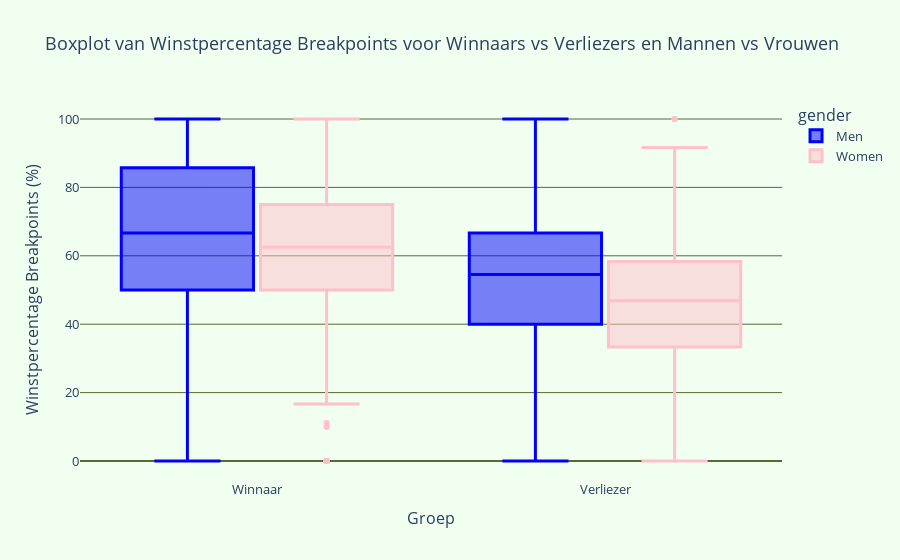

Notebook cell for this chart:
### Markdown cell above
#### Argument 2: Aantal breakpoints gewonnen

### Code cell
import pandas as pd
import plotly.express as px
import plotly.figure_factory as ff

# Laad het CSV-bestand
file_path = '../combined_cleaned_tennis_data.csv'
tennis_data = pd.read_csv(file_path)

# Converteer de relevante kolommen naar numeriek
tennis_data['w_bpSaved'] = pd.to_numeric(tennis_data['w_bpSaved'], errors='coerce')
tennis_data['w_bpFaced'] = pd.to_numeric(tennis_data['w_bpFaced'], errors='coerce')
tennis_data['l_bpSaved'] = pd.to_numeric(tennis_data['l_bpSaved'], errors='coerce')
tennis_data['l_bpFaced'] = pd.to_numeric(tennis_data['l_bpFaced'], errors='coerce')

# Bereken het percentage van gewonnen breakpoints
tennis_data['w_bpWinPercent'] = (tennis_data['w_bpSaved'] / tennis_data['w_bpFaced']) * 100
tennis_data['w_bpWinPercent'] = tennis_data['w_bpWinPercent'].round(2)
tennis_data['l_bpWinPercent'] = (tennis_data['l_bpSaved'] / tennis_data['l_bpFaced']) * 100
tennis_data['l_bpWinPercent'] = tennis_data['l_bpWinPercent'].round(2)


# Filter om te zorgen dat er geen negatieve waarden of NaN-waarden zijn
tennis_data_filtered = tennis_data[(tennis_data['w_bpWinPercent'].notna()) & (tennis_data['l_bpWinPercent'].notna()) & 
                                   (tennis_data['w_bpWinPercent'] >= 0) & (tennis_data['l_bpWinPercent'] >= 0)]

# Voeg een kolom toe om winnaar of verliezer aan te geven
winner_data = tennis_data_filtered.copy()
winner_data['result'] = 'Winnaar'
winner_data['bpWinPercent'] = winner_data['w_bpWinPercent']

loser_data = tennis_data_filtered.copy()
loser_data['result'] = 'Verliezer'
loser_data['bpWinPercent'] = loser_data['l_bpWinPercent']

# Combineer winnaars en verliezers data
combined_data = pd.concat([winner_data, loser_data])

# Zorg ervoor dat de categorieën van 'result' correct zijn
combined_data['result'] = pd.Categorical(combined_data['result'], categories=['Winnaar', 'Verliezer'])

# Interactieve boxplot met Plotly
fig = px.box(combined_data, x='result', y='bpWinPercent', color='gender', 
             title='Boxplot van Winstpercentage Breakpoints voor Winnaars vs Verliezers en Mannen vs Vrouwen',
             labels={'result': 'Groep', 'bpWinPercent': 'Winstpercentage Breakpoints (%)'},
             color_discrete_map={'Men': 'blue', 'Women': 'pink'},
             points='outliers',  # Toon outliers
             boxmode='group',    # Boxen groeperen
             category_orders={'result': ['Winnaar', 'Verliezer'], 'gender': ['Man', 'Vrouw']})

# Stijlen aanpassen voor betere leesbaarheid
fig.update_traces(marker=dict(size=6),  # Kleinere markers
                  line=dict(width=1.5),  # Dunne lijnen
                  selector=dict(type='box'))

# Mediane duidelijk markeren
for trace in fig.data:
    trace.line.width = 3

# Layout bijwerken
fig.update_layout(
    font=dict(size=13),  # Grotere lettergrootte voor leesbaarheid
    boxgap=0.2,  # Verminder de ruimte tussen de boxen
    bargap=0.05,  # Verminder de ruimte tussen de groepen boxen
    boxgroupgap=0.05,  # Verminder de ruimte tussen de groepen boxen
    paper_bgcolor='honeydew',  # Achtergrondkleur van het papier
    plot_bgcolor='honeydew',
    yaxis=dict(
        gridcolor='darkolivegreen', # Kleur van het rooster op de y-as
        zerolinecolor='darkolivegreen' # Kleur van het rooster op de y-as
    )
)

fig.show()

### Figure 1 — Plotly figure (JSON) as saved in the notebook; plotly's stock layout.template omitted (floating-point values rounded to 4 significant figures; data arrays with more than 128 entries replaced by an {"elided": "..."} marker saying what was removed)
{"data": [{"alignmentgroup": "True", "boxpoints": "outliers", "hovertemplate": "gender=Men<br>Groep=%{x}<br>Winstpercentage Breakpoints (%)=%{y}<extra></extra>", "legendgroup": "Men", "line": {"width": 3}, "marker": {"color": "blue", "size": 6}, "name": "Men", "notched": false, "offsetgroup": "Men", "orientation": "v", "showlegend": true, "type": "box", "x": {"elided": "4674 str values"}, "x0": " ", "xaxis": "x", "y": {"elided": "4674 float values"}, "y0": " ", "yaxis": "y"}, {"alignmentgroup": "True", "boxpoints": "outliers", "hovertemplate": "gender=Women<br>Groep=%{x}<br>Winstpercentage Breakpoints (%)=%{y}<extra></extra>", "legendgroup": "Women", "line": {"width": 3}, "marker": {"color": "pink", "size": 6}, "name": "Women", "notched": false, "offsetgroup": "Women", "orientation": "v", "showlegend": true, "type": "box", "x": {"elided": "3384 str values"}, "x0": " ", "xaxis": "x", "y": {"elided": "3384 float values"}, "y0": " ", "yaxis": "y"}], "layout": {"bargap": 0.05, "boxgap": 0.2, "boxgroupgap": 0.05, "boxmode": "group", "font": {"size": 13}, "legend": {"title": {"text": "gender"}, "tracegroupgap": 0}, "paper_bgcolor": "honeydew", "plot_bgcolor": "honeydew", "title": {"text": "Boxplot van Winstpercentage Breakpoints voor Winnaars vs Verliezers en Mannen vs Vrouwen"}, "xaxis": {"anchor": "y", "categoryarray": ["Winnaar", "Verliezer"], "categoryorder": "array", "domain": [0, 1], "title": {"text": "Groep"}}, "yaxis": {"anchor": "x", "domain": [0, 1], "gridcolor": "darkolivegreen", "title": {"text": "Winstpercentage Breakpoints (%)"}, "zerolinecolor": "darkolivegreen"}}}
